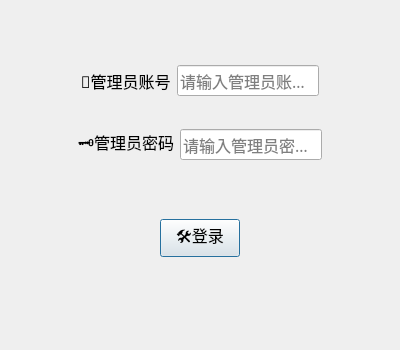
<?xml version="1.0" encoding="UTF-8"?>
<ui version="4.0">
 <class>Dialog</class>
 <widget class="QDialog" name="Dialog">
  <property name="geometry">
   <rect>
    <x>0</x>
    <y>0</y>
    <width>400</width>
    <height>350</height>
   </rect>
  </property>
  <property name="font">
   <font>
    <family>华文中宋</family>
    <pointsize>12</pointsize>
   </font>
  </property>
  <property name="windowTitle">
   <string>Dialog</string>
  </property>
  <layout class="QVBoxLayout" name="verticalLayout">
   <item>
    <spacer name="verticalSpacer_6">
     <property name="orientation">
      <enum>Qt::Vertical</enum>
     </property>
     <property name="sizeHint" stdset="0">
      <size>
       <width>20</width>
       <height>40</height>
      </size>
     </property>
    </spacer>
   </item>
   <item>
    <spacer name="verticalSpacer">
     <property name="orientation">
      <enum>Qt::Vertical</enum>
     </property>
     <property name="sizeHint" stdset="0">
      <size>
       <width>20</width>
       <height>40</height>
      </size>
     </property>
    </spacer>
   </item>
   <item>
    <layout class="QHBoxLayout" name="horizontalLayout_2">
     <item>
      <spacer name="horizontalSpacer_7">
       <property name="orientation">
        <enum>Qt::Horizontal</enum>
       </property>
       <property name="sizeHint" stdset="0">
        <size>
         <width>40</width>
         <height>20</height>
        </size>
       </property>
      </spacer>
     </item>
     <item>
      <widget class="QLabel" name="label_adminID">
       <property name="text">
        <string>🪪管理员账号</string>
       </property>
      </widget>
     </item>
     <item>
      <widget class="QLineEdit" name="lineEdit_adminID">
       <property name="font">
        <font>
         <family>华文中宋</family>
         <pointsize>12</pointsize>
        </font>
       </property>
       <property name="placeholderText">
        <string>请输入管理员账号...</string>
       </property>
      </widget>
     </item>
     <item>
      <spacer name="horizontalSpacer_2">
       <property name="orientation">
        <enum>Qt::Horizontal</enum>
       </property>
       <property name="sizeHint" stdset="0">
        <size>
         <width>40</width>
         <height>20</height>
        </size>
       </property>
      </spacer>
     </item>
    </layout>
   </item>
   <item>
    <spacer name="verticalSpacer_2">
     <property name="orientation">
      <enum>Qt::Vertical</enum>
     </property>
     <property name="sizeHint" stdset="0">
      <size>
       <width>20</width>
       <height>40</height>
      </size>
     </property>
    </spacer>
   </item>
   <item>
    <layout class="QHBoxLayout" name="horizontalLayout_3">
     <item>
      <spacer name="horizontalSpacer_3">
       <property name="orientation">
        <enum>Qt::Horizontal</enum>
       </property>
       <property name="sizeHint" stdset="0">
        <size>
         <width>40</width>
         <height>20</height>
        </size>
       </property>
      </spacer>
     </item>
     <item>
      <widget class="QLabel" name="label_adminKey">
       <property name="text">
        <string>🗝️管理员密码</string>
       </property>
      </widget>
     </item>
     <item>
      <widget class="QLineEdit" name="lineEdit_adminKey">
       <property name="font">
        <font>
         <family>华文中宋</family>
         <pointsize>12</pointsize>
        </font>
       </property>
       <property name="placeholderText">
        <string>请输入管理员密码...</string>
       </property>
      </widget>
     </item>
     <item>
      <spacer name="horizontalSpacer_4">
       <property name="orientation">
        <enum>Qt::Horizontal</enum>
       </property>
       <property name="sizeHint" stdset="0">
        <size>
         <width>40</width>
         <height>20</height>
        </size>
       </property>
      </spacer>
     </item>
    </layout>
   </item>
   <item>
    <spacer name="verticalSpacer_3">
     <property name="orientation">
      <enum>Qt::Vertical</enum>
     </property>
     <property name="sizeHint" stdset="0">
      <size>
       <width>20</width>
       <height>40</height>
      </size>
     </property>
    </spacer>
   </item>
   <item>
    <spacer name="verticalSpacer_4">
     <property name="orientation">
      <enum>Qt::Vertical</enum>
     </property>
     <property name="sizeHint" stdset="0">
      <size>
       <width>20</width>
       <height>40</height>
      </size>
     </property>
    </spacer>
   </item>
   <item>
    <layout class="QHBoxLayout" name="horizontalLayout_5">
     <item>
      <spacer name="horizontalSpacer_9">
       <property name="orientation">
        <enum>Qt::Horizontal</enum>
       </property>
       <property name="sizeHint" stdset="0">
        <size>
         <width>40</width>
         <height>20</height>
        </size>
       </property>
      </spacer>
     </item>
     <item>
      <widget class="QPushButton" name="pushButton_addAccount">
       <property name="text">
        <string>🛠️登录</string>
       </property>
      </widget>
     </item>
     <item>
      <spacer name="horizontalSpacer_10">
       <property name="orientation">
        <enum>Qt::Horizontal</enum>
       </property>
       <property name="sizeHint" stdset="0">
        <size>
         <width>40</width>
         <height>20</height>
        </size>
       </property>
      </spacer>
     </item>
    </layout>
   </item>
   <item>
    <spacer name="verticalSpacer_5">
     <property name="orientation">
      <enum>Qt::Vertical</enum>
     </property>
     <property name="sizeHint" stdset="0">
      <size>
       <width>20</width>
       <height>40</height>
      </size>
     </property>
    </spacer>
   </item>
   <item>
    <layout class="QHBoxLayout" name="horizontalLayout_6">
     <item>
      <spacer name="horizontalSpacer_12">
       <property name="orientation">
        <enum>Qt::Horizontal</enum>
       </property>
       <property name="sizeHint" stdset="0">
        <size>
         <width>40</width>
         <height>20</height>
        </size>
       </property>
      </spacer>
     </item>
     <item>
      <widget class="QLabel" name="label_actionStatus">
       <property name="text">
        <string/>
       </property>
      </widget>
     </item>
     <item>
      <spacer name="horizontalSpacer_11">
       <property name="orientation">
        <enum>Qt::Horizontal</enum>
       </property>
       <property name="sizeHint" stdset="0">
        <size>
         <width>40</width>
         <height>20</height>
        </size>
       </property>
      </spacer>
     </item>
    </layout>
   </item>
   <item>
    <spacer name="verticalSpacer_7">
     <property name="orientation">
      <enum>Qt::Vertical</enum>
     </property>
     <property name="sizeHint" stdset="0">
      <size>
       <width>20</width>
       <height>40</height>
      </size>
     </property>
    </spacer>
   </item>
  </layout>
 </widget>
 <resources/>
 <connections/>
</ui>
